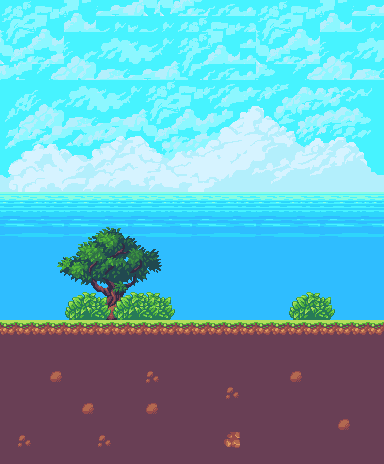

The image is a tile-based game level rendered from a .tmx file. Its description and complete source (layers, tilesets, objects, tile grids) follow:
An orthogonal 24x29 tile map with 16x16 px tiles, 3 tile layers (Tile Layer 1, Tile Layer 2, Tile Layer 3), 3 tilesets.

<map version="1.2" tiledversion="1.2.4" orientation="orthogonal" renderorder="right-down" width="24" height="29" tilewidth="16" tileheight="16" infinite="0" nextlayerid="5" nextobjectid="1">
 <tileset firstgid="1" source="back.tsx" />
 <tileset firstgid="361" source="tileset.tsx" />
 <tileset firstgid="936" source="props.tsx" />
 <layer id="1" name="Tile Layer 1" width="24" height="29">
  <data encoding="csv">
10,11,12,13,36,37,55,56,57,82,82,83,84,14,15,16,10,11,12,13,36,37,55,56,
34,35,36,37,60,61,8,9,7,8,9,10,11,12,13,17,34,35,36,37,60,61,8,9,
58,59,60,61,3,4,5,6,7,8,9,10,11,36,37,16,58,59,60,61,3,4,5,6,
82,83,84,85,27,28,29,30,31,32,33,34,59,60,61,16,82,83,84,85,27,28,29,30,
62,39,49,50,51,52,53,54,55,56,57,58,59,14,15,16,71,72,49,50,51,52,53,54,
1,2,3,4,5,6,7,8,9,10,11,12,13,14,15,16,17,18,19,20,21,22,23,24,
25,26,27,28,29,30,31,32,33,34,35,36,37,38,39,40,41,42,43,44,45,46,47,48,
49,50,51,52,53,54,55,56,57,58,59,60,61,62,63,64,65,66,67,68,69,70,71,72,
73,74,75,76,77,78,79,80,81,82,83,84,85,86,87,88,89,90,91,92,93,94,95,96,
97,98,99,100,101,102,103,104,105,106,107,108,109,110,111,112,113,114,115,116,117,118,119,120,
121,122,123,124,125,126,127,128,129,130,131,132,133,134,135,136,137,138,139,140,141,142,143,144,
145,146,147,148,149,150,151,152,153,154,155,156,157,158,159,160,161,162,163,164,165,166,167,168,
169,170,171,172,173,174,175,176,177,178,179,180,181,182,183,184,185,186,187,188,189,190,191,192,
193,194,195,196,197,198,199,200,201,202,203,204,205,206,207,208,209,210,211,212,213,214,215,216,
217,218,219,220,221,222,223,224,225,226,227,228,229,230,231,232,233,234,235,236,237,238,239,240,
241,242,243,244,245,246,247,248,249,250,251,252,253,254,255,256,257,258,259,260,261,262,263,264,
265,266,267,268,269,270,271,272,273,274,275,276,277,278,279,280,281,282,283,284,285,286,287,288,
289,290,291,292,293,294,295,296,297,298,299,300,301,302,303,304,305,306,307,308,309,310,311,312,
313,314,315,316,317,318,319,320,321,322,323,324,325,326,327,328,329,330,331,332,333,334,335,336,
337,338,339,340,341,342,343,344,345,346,347,348,349,350,351,352,353,354,355,356,357,358,359,360,
389,389,389,389,389,389,389,389,389,389,389,389,389,389,389,389,389,389,389,389,389,389,389,389,
439,439,439,439,439,439,439,439,439,439,439,439,439,439,439,439,439,439,439,439,439,439,439,439,
439,439,439,439,439,439,439,439,439,439,439,439,439,439,439,439,439,439,439,439,439,439,439,439,
439,439,439,541,439,439,439,439,439,543,439,439,439,439,439,439,439,439,541,439,439,439,439,439,
439,439,439,439,439,439,439,439,439,439,439,439,439,439,543,439,439,439,439,439,439,439,439,439,
439,439,439,439,439,541,439,439,439,541,439,439,439,439,439,439,439,439,439,439,439,439,439,439,
439,439,439,439,439,439,439,439,439,439,439,439,439,439,439,439,439,439,439,439,439,541,439,439,
439,543,439,439,439,439,543,439,439,439,439,439,439,439,491,439,439,439,439,439,439,439,439,439,
439,439,439,439,439,439,439,439,439,439,439,439,439,439,439,439,439,439,439,439,439,439,439,439
</data>
 </layer>
 <layer id="3" name="Tile Layer 2" width="24" height="29">
  <data encoding="csv">
0,0,0,0,0,0,0,0,0,0,0,0,0,0,0,0,0,0,0,0,0,0,0,0,
0,0,0,0,0,0,0,0,0,0,0,0,0,0,0,0,0,0,0,0,0,0,0,0,
0,0,0,0,0,0,0,0,0,0,0,0,0,0,0,0,0,0,0,0,0,0,0,0,
0,0,0,0,0,0,0,0,0,0,0,0,0,0,0,0,0,0,0,0,0,0,0,0,
0,0,0,0,0,0,0,0,0,0,0,0,0,0,0,0,0,0,0,0,0,0,0,0,
0,0,0,0,0,0,0,0,0,0,0,0,0,0,0,0,0,0,0,0,0,0,0,0,
0,0,0,0,0,0,0,0,0,0,0,0,0,0,0,0,0,0,0,0,0,0,0,0,
0,0,0,0,0,0,0,0,0,0,0,0,0,0,0,0,0,0,0,0,0,0,0,0,
0,0,0,0,0,0,0,0,0,0,0,0,0,0,0,0,0,0,0,0,0,0,0,0,
0,0,0,0,0,0,0,0,0,0,0,0,0,0,0,0,0,0,0,0,0,0,0,0,
0,0,0,0,0,0,0,0,0,0,0,0,0,0,0,0,0,0,0,0,0,0,0,0,
0,0,0,0,0,0,0,0,0,0,0,0,0,0,0,0,0,0,0,0,0,0,0,0,
0,0,0,0,0,0,0,0,0,0,0,0,0,0,0,0,0,0,0,0,0,0,0,0,
0,0,0,0,0,0,0,0,0,0,0,0,0,0,0,0,0,0,0,0,0,0,0,0,
0,0,0,995,996,997,998,999,1000,1001,1002,0,0,0,0,0,0,0,0,0,0,0,0,0,
0,0,0,1021,1022,1023,1024,1025,1026,1027,1028,0,0,0,0,0,0,0,0,0,0,0,0,0,
0,0,0,1047,1048,1049,1050,1051,1052,1053,1054,0,0,0,0,0,0,0,0,0,0,0,0,0,
0,0,0,1073,1074,1075,1076,1077,1078,1079,1080,0,0,0,0,0,0,0,0,0,0,0,0,0,
0,0,0,1099,1100,1101,1102,1103,1107,1108,1109,0,0,0,0,0,0,0,0,0,0,0,0,0,
0,0,0,1125,1126,1127,1128,1129,1133,1134,1135,0,0,0,0,0,0,0,0,0,0,0,0,0,
0,0,0,0,0,0,0,0,0,0,0,0,0,0,0,0,0,0,0,0,0,0,0,0,
0,0,0,0,0,0,0,0,0,0,0,0,0,0,0,0,0,0,0,0,0,0,0,0,
0,0,0,0,0,0,0,0,0,0,0,0,0,0,0,0,0,0,0,0,0,0,0,0,
0,0,0,0,0,0,0,0,0,0,0,0,0,0,0,0,0,0,0,0,0,0,0,0,
0,0,0,0,0,0,0,0,0,0,0,0,0,0,0,0,0,0,0,0,0,0,0,0,
0,0,0,0,0,0,0,0,0,0,0,0,0,0,0,0,0,0,0,0,0,0,0,0,
0,0,0,0,0,0,0,0,0,0,0,0,0,0,0,0,0,0,0,0,0,0,0,0,
0,0,0,0,0,0,0,0,0,0,0,0,0,0,0,0,0,0,0,0,0,0,0,0,
0,0,0,0,0,0,0,0,0,0,0,0,0,0,0,0,0,0,0,0,0,0,0,0
</data>
 </layer>
 <layer id="4" name="Tile Layer 3" width="24" height="29">
  <data encoding="csv">
0,0,0,0,0,0,0,0,0,0,0,0,0,0,0,0,0,0,0,0,0,0,0,0,
0,0,0,0,0,0,0,0,0,0,0,0,0,0,0,0,0,0,0,0,0,0,0,0,
0,0,0,0,0,0,0,0,0,0,0,0,0,0,0,0,0,0,0,0,0,0,0,0,
0,0,0,0,0,0,0,0,0,0,0,0,0,0,0,0,0,0,0,0,0,0,0,0,
0,0,0,0,0,0,0,0,0,0,0,0,0,0,0,0,0,0,0,0,0,0,0,0,
0,0,0,0,0,0,0,0,0,0,0,0,0,0,0,0,0,0,0,0,0,0,0,0,
0,0,0,0,0,0,0,0,0,0,0,0,0,0,0,0,0,0,0,0,0,0,0,0,
0,0,0,0,0,0,0,0,0,0,0,0,0,0,0,0,0,0,0,0,0,0,0,0,
0,0,0,0,0,0,0,0,0,0,0,0,0,0,0,0,0,0,0,0,0,0,0,0,
0,0,0,0,0,0,0,0,0,0,0,0,0,0,0,0,0,0,0,0,0,0,0,0,
0,0,0,0,0,0,0,0,0,0,0,0,0,0,0,0,0,0,0,0,0,0,0,0,
0,0,0,0,0,0,0,0,0,0,0,0,0,0,0,0,0,0,0,0,0,0,0,0,
0,0,0,0,0,0,0,0,0,0,0,0,0,0,0,0,0,0,0,0,0,0,0,0,
0,0,0,0,0,0,0,0,0,0,0,0,0,0,0,0,0,0,0,0,0,0,0,0,
0,0,0,0,0,0,0,0,0,0,0,0,0,0,0,0,0,0,0,0,0,0,0,0,
0,0,0,0,0,0,0,0,0,0,0,0,0,0,0,0,0,0,0,0,0,0,0,0,
0,0,0,0,0,0,0,0,0,0,0,0,0,0,0,0,0,0,0,0,0,0,0,0,
0,0,0,0,0,0,0,0,0,0,0,0,0,0,0,0,0,0,0,0,0,0,0,0,
0,0,0,0,1107,1108,1109,1107,1108,1109,0,0,0,0,0,0,0,0,1107,1108,1109,0,0,0,
0,0,0,0,1133,1134,1135,1133,1134,1135,0,0,0,0,0,0,0,0,1133,1134,1135,0,0,0,
0,0,0,0,0,0,0,0,0,0,0,0,0,0,0,0,0,0,0,0,0,0,0,0,
0,0,0,0,0,0,0,0,0,0,0,0,0,0,0,0,0,0,0,0,0,0,0,0,
0,0,0,0,0,0,0,0,0,0,0,0,0,0,0,0,0,0,0,0,0,0,0,0,
0,0,0,0,0,0,0,0,0,0,0,0,0,0,0,0,0,0,0,0,0,0,0,0,
0,0,0,0,0,0,0,0,0,0,0,0,0,0,0,0,0,0,0,0,0,0,0,0,
0,0,0,0,0,0,0,0,0,0,0,0,0,0,0,0,0,0,0,0,0,0,0,0,
0,0,0,0,0,0,0,0,0,0,0,0,0,0,0,0,0,0,0,0,0,0,0,0,
0,0,0,0,0,0,0,0,0,0,0,0,0,0,0,0,0,0,0,0,0,0,0,0,
0,0,0,0,0,0,0,0,0,0,0,0,0,0,0,0,0,0,0,0,0,0,0,0
</data>
 </layer>
</map>
